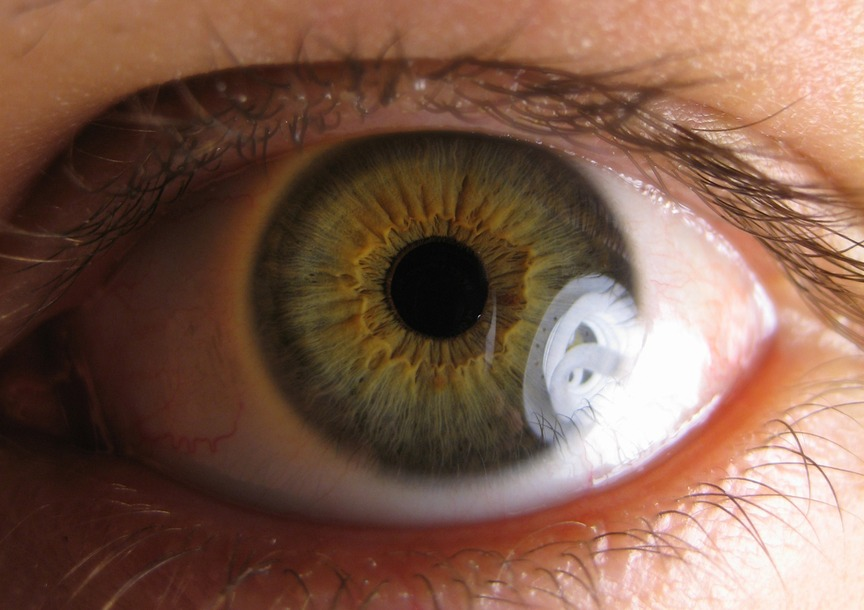
#> input picture assets/rick-eye/eye_base.jpg, 864 x 610 px
$ python -i video_eyes.py   (imports and definitions only)
#> lines starting #> are read from the running program, lines starting #| are printed output that depends on the picture; after the words box and inside, x2 and y2 are one past the last pixel; in counts of white or black regions, pixels touching at a corner belong together
# Rick's eyes from real video frames (Mixkit free licence, clip 17467: a man's eyes over a surgical mask).
#
# Input: the clip's frames at 15 fps (frames/0001.jpg …, made with: ffmpeg -i clip.mp4 -vf fps=15 f/%04d.jpg).
# Output: assets/rick-eyes/eyes_NNN.webp (RGBA: only brows and eyes, mask and cap removed, edges faded) and
#         assets/rick-eyes/eyes.json (which frames are the living loop, a blink, closed).
#
# Steps: the head's small movements are measured (phase correlation on the brows and forehead) and undone, so
# the eyes stay still on screen; the operating-room teal light is turned into warm skin (in Lab: chroma moved
# toward skin in the lit skin, gently in the shadows; a little brighter); the band from the brows to the lower
# lids is cut out; the mask below and the cap at the sides are faded away.
#
# Usage: python video_eyes.py <frames dir> <out dir>
import json, os, sys
import numpy as np
from PIL import Image, ImageCms
from numpy.fft import fft2, ifft2
from scipy.ndimage import shift as nshift, gaussian_filter

SRC, OUT = sys.argv[1], sys.argv[2]
# [1 line not run here, left out]
# [1 line that did not run here, left out]

IDLE = list(range(90, 126, 2))     # no blink, gentle life: played forth and back (7.5 frames a second)
BLINK = list(range(84, 91))        # 85 lid coming down … 87 closed … 89 open
CLOSED = 87
KEEP = sorted(set(IDLE + BLINK))

REF = 0
TRACK = (slice(60, 330), slice(300, 1000))      # brows + forehead: steady texture
CROP = (120, 135, 1200, 490)                     # x0, y0, x1, y1 in the reference frame
OUT_W = 720

def gray(i):
#> further down, picture is the input picture: shape (610, 864, 3); mean B, G, R 78.2, 94.5, 127.8
    return np.asarray(Image.open(os.path.join(SRC, files[i])).convert("L")).astype(np.float32)

def displacement(a, b):
    A = fft2(a - a.mean()); B = fft2(b - b.mean())
    r = np.real(ifft2(A * np.conj(B) / (np.abs(A * np.conj(B)) + 1e-6)))
    y, x = np.unravel_index(np.argmax(r), r.shape)
    if y > r.shape[0] // 2: y -= r.shape[0]
    if x > r.shape[1] // 2: x -= r.shape[1]
    return y, x

srgb = ImageCms.createProfile("sRGB"); lab = ImageCms.createProfile("LAB")
TO = ImageCms.buildTransformFromOpenProfiles(srgb, lab, "RGB", "LAB")
BACK = ImageCms.buildTransformFromOpenProfiles(lab, srgb, "LAB", "RGB")

def warm(rgb):
    raw = np.asarray(ImageCms.applyTransform(Image.fromarray(rgb), TO))
    L = raw[..., 0].astype(float); A = raw[..., 1].view(np.int8).astype(float); B = raw[..., 2].view(np.int8).astype(float)
    w = np.clip((L - 20) / 90, 0, 1)
    A2 = A + 6 * w + 1 * (1 - w)       # the eyes (dark, low weight) keep their own blue-grey
    B2 = B + 15 * w + 4 * (1 - w)
    L2 = np.clip(255 * ((L / 255) ** (1 / 1.25)), 0, 255)
    out = np.dstack([L2.astype(np.uint8), np.clip(A2, -127, 127).astype(np.int8).view(np.uint8),
                     np.clip(B2, -127, 127).astype(np.int8).view(np.uint8)])
    return np.asarray(ImageCms.applyTransform(Image.fromarray(out, "LAB"), BACK)).astype(np.float32)

def alpha_for(rgb):
    """Brows and eyes only: the mask (saturated light blue, below) and the cap (teal, at the sides) go."""
    h, w = rgb.shape[:2]
#> h = 610; w = 864
    R, G, Bc = rgb[..., 0], rgb[..., 1], rgb[..., 2]
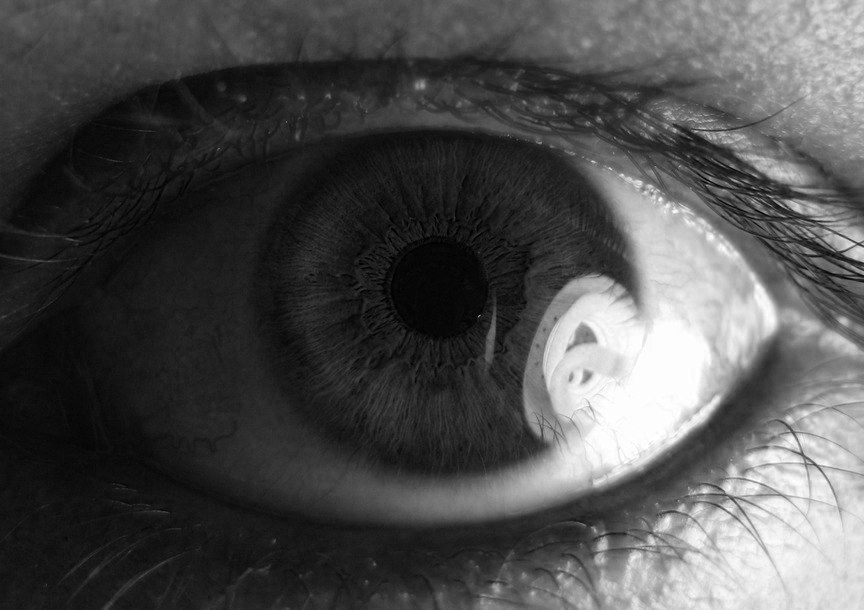
#> R: shape (610, 864); min 0, max 255, mean 78.2
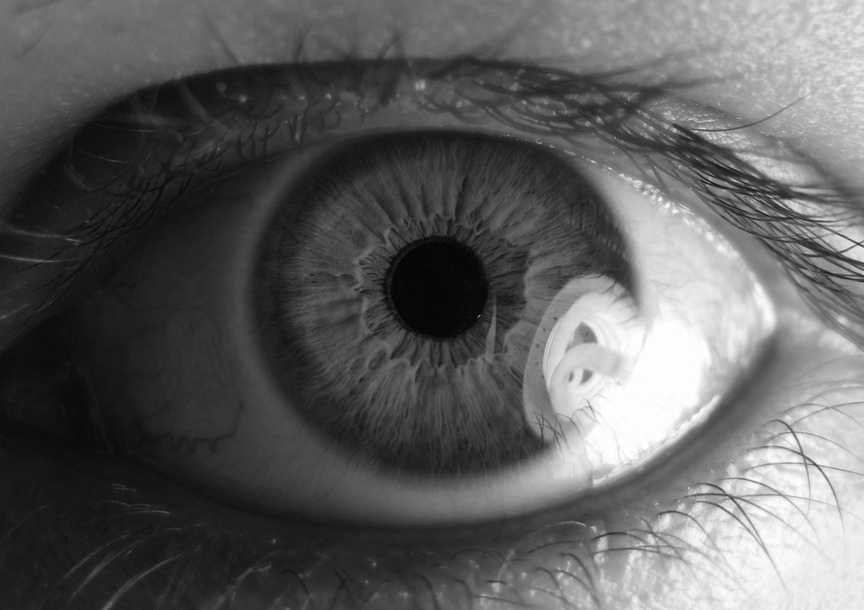
#> G: shape (610, 864); min 0, max 255, mean 94.5
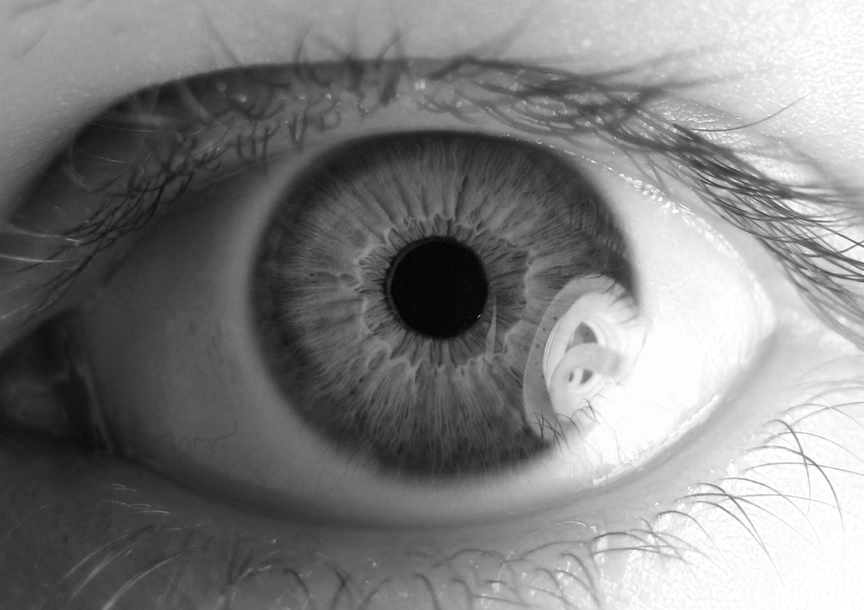
#> Bc: shape (610, 864); min 0, max 255, mean 127.8
    yy, xx = np.mgrid[0:h, 0:w].astype(np.float32)
    # the mask: clearly blue and green over red, and joined to the bottom edge (a bluish eye white is not)
    from scipy.ndimage import label, binary_dilation
    blue = ((Bc - R) > 40) & ((G - R) > 30) & (yy > h * 0.45)
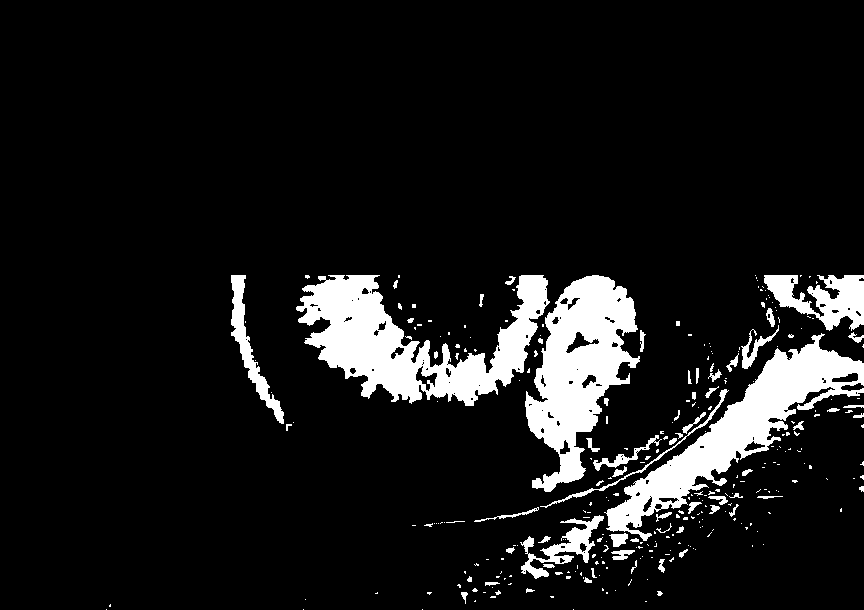
#> blue: shape (610, 864) bool; 9.8% white; 304 white regions (236 under 20 px), largest, box (x1, y1, x2, y2) and area: (296, 275, 550, 406) 14711, (525, 275, 640, 492) 12584, (604, 333, 864, 541) 12536
    lab_, n = label(binary_dilation(blue, iterations=2))
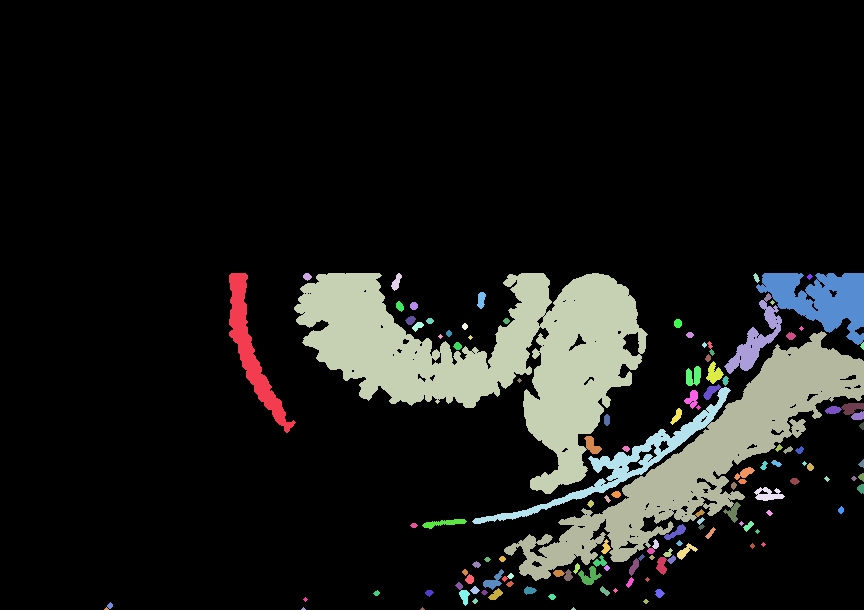
#> lab_: shape (610, 864) int32; 132 distinct labels, from 0 to 131; one colour per label, 0 black
#> n = 131
    touching = set(np.unique(lab_[-3:, :])) - {0}
#> touching = 5 items
    mask_px = np.isin(lab_, list(touching)) & (yy > h * 0.45)
#> mask_px: shape (610, 864) bool; 0.01% white; 4 white regions (3 under 20 px), largest, box (x1, y1, x2, y2) and area: (104, 602, 113, 610) 36
    # the cap: teal, only in the upper part and joined to the top or side edges (an eye corner is not)
    teal = ((Bc - R) > 22) & ((G - R) > 18) & (yy < h * 0.42)
#> teal: shape (610, 864) bool; 24.1% white; 185 white regions (138 under 20 px), largest, box (x1, y1, x2, y2) and area: (0, 0, 864, 257) 97892, (296, 153, 586, 257) 19621, (217, 132, 360, 257) 4223
    clab, _ = label(binary_dilation(teal, iterations=2))
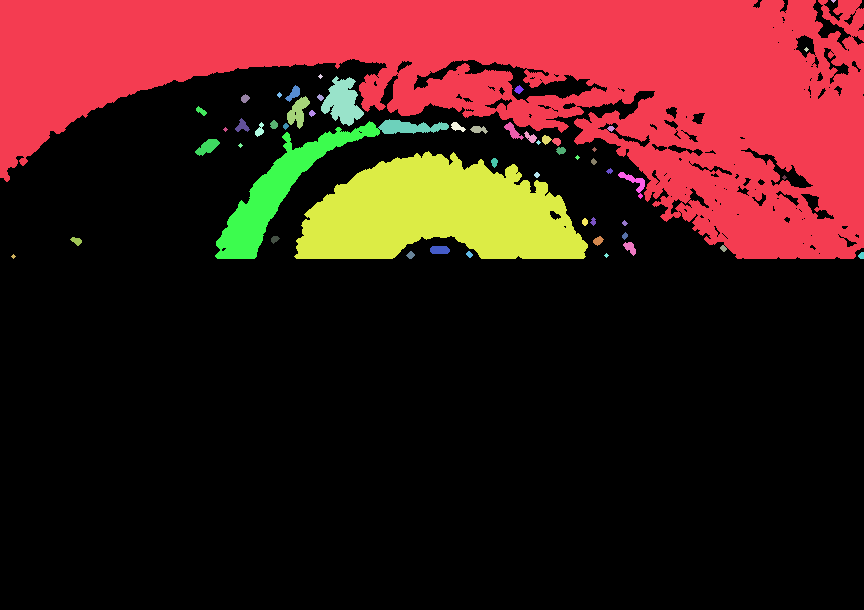
#> clab: shape (610, 864) int32; 57 distinct labels, from 0 to 56; one colour per label, 0 black
    edge_ids = set(np.unique(np.concatenate([clab[0, :], clab[:, 0], clab[:, -1]]))) - {0}
#> edge_ids = 3 items
    cap_px = np.isin(clab, list(edge_ids)) & teal
#> cap_px: shape (610, 864) bool; 19.2% white; 91 white regions (66 under 20 px), largest, box (x1, y1, x2, y2) and area: (0, 0, 864, 257) 97892, (498, 100, 567, 131) 825, (361, 64, 396, 110) 564
    away = gaussian_filter((mask_px | cap_px).astype(np.float32), 6)
    keep = np.clip(1 - away * 2.2, 0, 1)
    # soft frame: an ellipse around the eyes, plus faded sides and bottom
    e = np.hypot((xx - w * 0.5) / (w * 0.56), (yy - h * 0.47) / (h * 0.62))
    frame = np.clip((1.0 - e) / 0.22, 0, 1)
    sides = np.clip(xx / (w * 0.07), 0, 1) * np.clip((w - 1 - xx) / (w * 0.07), 0, 1)
    tb = np.clip(yy / (h * 0.10), 0, 1) * np.clip((h - 1 - yy) / (h * 0.14), 0, 1)
    return keep * frame * sides * tb
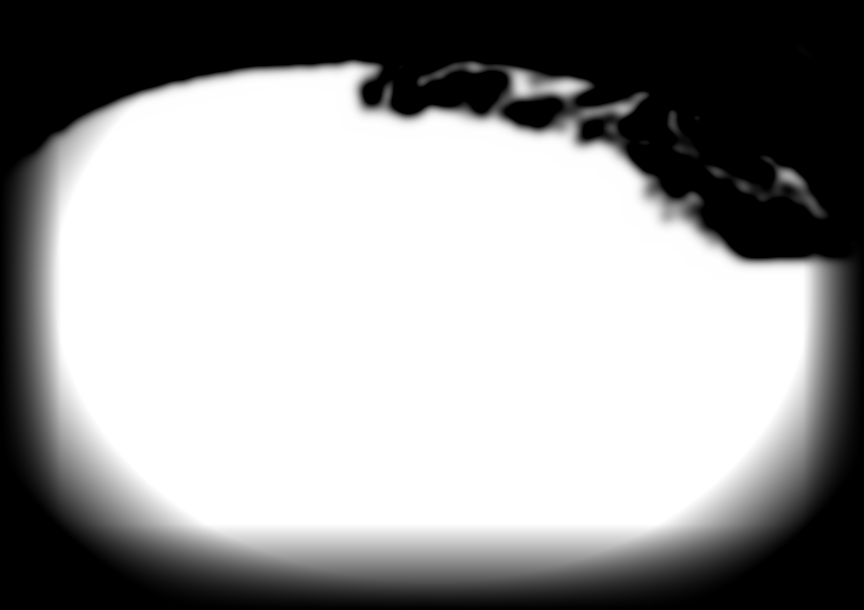
#> returned value: shape (610, 864) float32; min 0, max 1, mean 0.607

# [1 line that did not run here, left out]
x0, y0, x1, y1 = CROP
scale = OUT_W / (x1 - x0)
out_h = round((y1 - y0) * scale)
names = {}
# [12 lines not run here, left out]

# [7 lines that did not run here, left out]
# [2 lines not run here, left out]

>>> import cv2
>>> picture = cv2.imread('../../assets/rick-eye/eye_base.jpg')
>>> result = alpha_for(picture)
